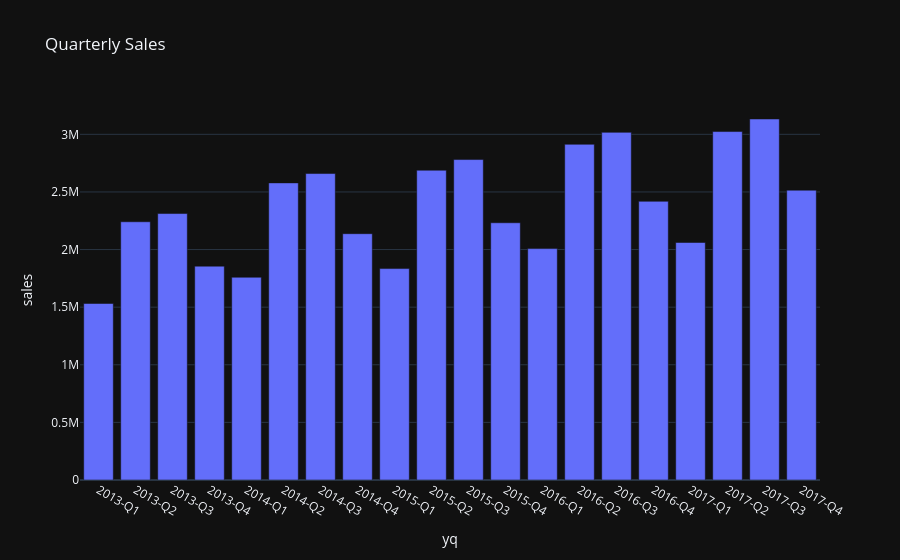

Notebook code cell kept with this figure:
### Markdown cell above
## Sales by Quarter

### Code cell
quarterly = df.groupby(["year", "quarter"])["sales"].sum().reset_index()
quarterly["yq"] = quarterly["year"].astype(str) + "-Q" + quarterly["quarter"].astype(str)

fig = px.bar(quarterly, x="yq", y="sales",
             title="Quarterly Sales", template="plotly_dark")
fig.show()

### Figure 1 — Plotly figure (JSON) as saved in the notebook; plotly's stock layout.template omitted (floating-point values rounded to 4 significant figures)
{"data": [{"hovertemplate": "yq=%{x}<br>sales=%{y}<extra></extra>", "legendgroup": "", "marker": {"color": "#636efa", "pattern": {"shape": ""}}, "name": "", "orientation": "v", "showlegend": false, "textposition": "auto", "type": "bar", "x": ["2013-Q1", "2013-Q2", "2013-Q3", "2013-Q4", "2014-Q1", "2014-Q2", "2014-Q3", "2014-Q4", "2015-Q1", "2015-Q2", "2015-Q3", "2015-Q4", "2016-Q1", "2016-Q2", "2016-Q3", "2016-Q4", "2017-Q1", "2017-Q2", "2017-Q3", "2017-Q4"], "xaxis": "x", "y": [1531703, 2241113, 2312590, 1855837, 1759405, 2578633, 2659730, 2137714, 1834781, 2688553, 2781083, 2232470, 2008277, 2913344, 3017043, 2418496, 2061342, 3024172, 3133059, 2515167], "yaxis": "y"}], "layout": {"barmode": "relative", "legend": {"tracegroupgap": 0}, "title": {"text": "Quarterly Sales"}, "xaxis": {"anchor": "y", "domain": [0, 1], "title": {"text": "yq"}}, "yaxis": {"anchor": "x", "domain": [0, 1], "title": {"text": "sales"}}}}
